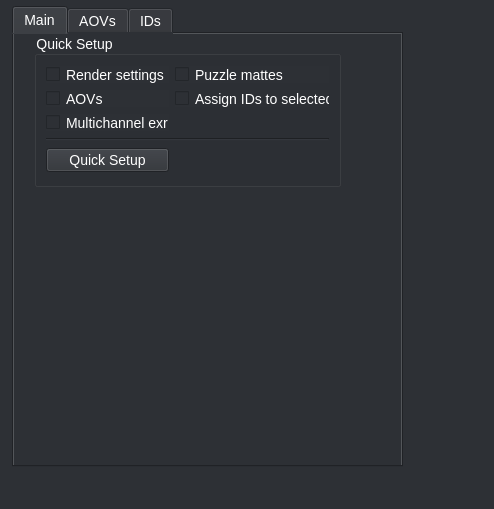
<?xml version="1.0" encoding="UTF-8"?>
<ui version="4.0">
 <class>MainWindow</class>
 <widget class="QMainWindow" name="MainWindow">
  <property name="geometry">
   <rect>
    <x>0</x>
    <y>0</y>
    <width>494</width>
    <height>509</height>
   </rect>
  </property>
  <property name="windowTitle">
   <string>MainWindow</string>
  </property>
  <property name="styleSheet">
   <string notr="true">QMainWindow,
QWidget {
    background: #2d3035;
    font-family: 'Source Sans Pro', sans-serif;
    color: #fff;
    font-size: 14px;
}

QCheckBox::indicator{
    color: green;
}</string>
  </property>
  <widget class="QWidget" name="centralwidget">
   <widget class="QTabWidget" name="tabWidget">
    <property name="geometry">
     <rect>
      <x>12</x>
      <y>6</y>
      <width>391</width>
      <height>461</height>
     </rect>
    </property>
    <property name="currentIndex">
     <number>0</number>
    </property>
    <widget class="QWidget" name="tab">
     <attribute name="title">
      <string>Main</string>
     </attribute>
     <widget class="QGroupBox" name="groupBox">
      <property name="geometry">
       <rect>
        <x>20</x>
        <y>0</y>
        <width>307</width>
        <height>153</height>
       </rect>
      </property>
      <property name="title">
       <string>Quick Setup</string>
      </property>
      <layout class="QGridLayout" name="gridLayout_2">
       <item row="0" column="0">
        <widget class="QCheckBox" name="checkBox">
         <property name="autoFillBackground">
          <bool>false</bool>
         </property>
         <property name="styleSheet">
          <string notr="true"/>
         </property>
         <property name="text">
          <string>Render settings</string>
         </property>
        </widget>
       </item>
       <item row="0" column="1">
        <widget class="QCheckBox" name="checkBox_3">
         <property name="text">
          <string>Puzzle mattes</string>
         </property>
        </widget>
       </item>
       <item row="1" column="0">
        <widget class="QCheckBox" name="checkBox_2">
         <property name="text">
          <string>AOVs</string>
         </property>
        </widget>
       </item>
       <item row="1" column="1">
        <widget class="QCheckBox" name="checkBox_4">
         <property name="text">
          <string>Assign IDs to selected</string>
         </property>
        </widget>
       </item>
       <item row="2" column="0">
        <widget class="QCheckBox" name="checkBox_5">
         <property name="text">
          <string>Multichannel exr</string>
         </property>
        </widget>
       </item>
       <item row="3" column="0" colspan="2">
        <widget class="Line" name="line">
         <property name="orientation">
          <enum>Qt::Horizontal</enum>
         </property>
        </widget>
       </item>
       <item row="4" column="0">
        <widget class="QPushButton" name="pushButton_4">
         <property name="text">
          <string>Quick Setup</string>
         </property>
        </widget>
       </item>
      </layout>
     </widget>
    </widget>
    <widget class="QWidget" name="tab_2">
     <attribute name="title">
      <string>AOVs</string>
     </attribute>
     <widget class="QPushButton" name="pushButton_2">
      <property name="geometry">
       <rect>
        <x>14</x>
        <y>8</y>
        <width>165</width>
        <height>32</height>
       </rect>
      </property>
      <property name="text">
       <string>Create Beauty AOVs</string>
      </property>
     </widget>
     <widget class="QPushButton" name="pushButton_3">
      <property name="geometry">
       <rect>
        <x>14</x>
        <y>42</y>
        <width>158</width>
        <height>32</height>
       </rect>
      </property>
      <property name="text">
       <string>Create Utility AOVs</string>
      </property>
     </widget>
     <widget class="QGroupBox" name="groupBox_2">
      <property name="geometry">
       <rect>
        <x>20</x>
        <y>150</y>
        <width>331</width>
        <height>121</height>
       </rect>
      </property>
      <property name="title">
       <string>Global</string>
      </property>
     </widget>
    </widget>
    <widget class="QWidget" name="tab_3">
     <attribute name="title">
      <string>IDs</string>
     </attribute>
    </widget>
   </widget>
  </widget>
  <widget class="QStatusBar" name="statusbar"/>
 </widget>
 <resources/>
 <connections/>
</ui>
